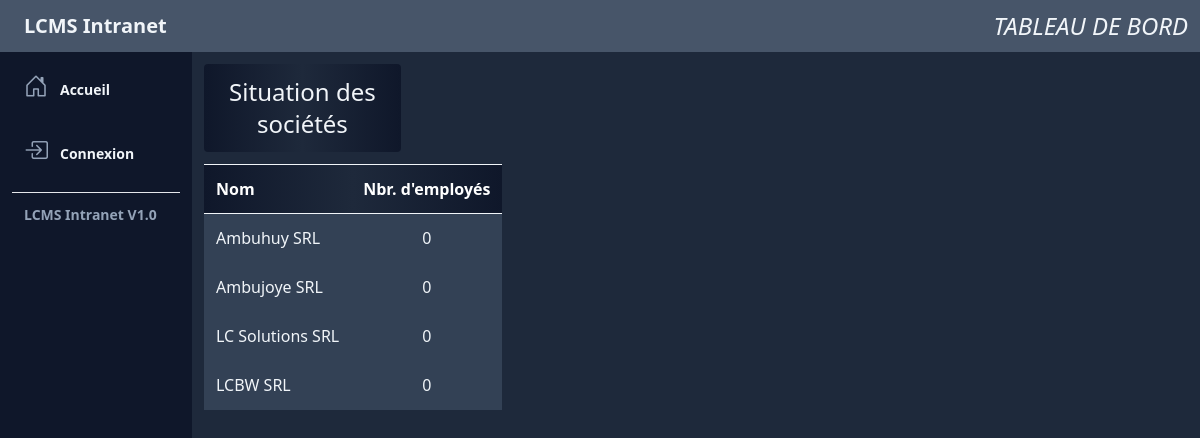
/dashboard/, run on the app's committed database.
### employees/models.py (models this page shows)
class Companies(models.Model):
    name = models.CharField(max_length=40, verbose_name="Nom")
    legal_form = models.CharField(max_length=10, verbose_name="Forme juridique")
    class Meta:
        ordering = ('name',)
        verbose_name_plural = 'Companies'
    def __str__(self):
        return f"{self.name} {self.legal_form}"

### dashboard/views.py (the view)
# urls.py: path('', views.index, name='index'),
def index(request):
    companies = Companies.objects.all()
    employees = Employees.objects.all()
    return render(request, 'dashboard/index.html',
                  {'companies': companies,
                   'employees': employees})

### employees/templatetags/companytags.py (called while the page is built)
@register.filter
def countEmployeesInCompany(employees, company):
    return employees.filter(company=company).count()

### dashboard/templates/dashboard/index.html (shortened to what this page needs)
{% extends 'core/base.html' %}
{% load companytags %}
{% block big_title %}
    Tableau de bord
{% endblock %}
{% block content %}
<div class="m-3">
    <div class="text-2xl w-1/5 text-center p-3 mb-3 text-slate-100 bg-gradient-to-r from-slate-900 via-slate-800 to-slate-900 rounded">Situation des sociétés</div>
    <div class="table rounded">
        <div class="table-header-group ">
          <div class="table-row bg-gradient-to-r from-slate-900 via-slate-800 to-slate-900" >
            <div class="table-cell text-left p-3 text-white font-semibold border-t border-b border-slate-100">Nom</div>
            <div class="table-cell text-center p-3 text-white font-semibold border-t border-b border-slate-100">Nbr. d'employés</div>
          </div>
        </div>
        <div class="table-row-group p-3 bg-slate-700 text-slate-100">
        {% for company in companies %}
            <div class="table-row hover:bg-slate-500 transition duration-800">
                <div class="table-cell p-3 align-middle text-slate-100 text-left border-b border-slate-700">
                    {{ company }}
                </div>
                <div class="table-cell p-3 align-middle text-slate-100 text-center border-b border-slate-700">
                    {{ employees|countEmployeesInCompany:company.id }}
                </div>
            </div>
        {% endfor %}
  </div>
</div>
{% endblock %}

### data on the page
Companies: name+legal_form "Ambuhuy SRL", id "0"
Companies: name+legal_form "Ambujoye SRL", id "0"
Companies: name+legal_form "LC Solutions SRL", id "0"
Companies: name+legal_form "LCBW SRL", id "0"
